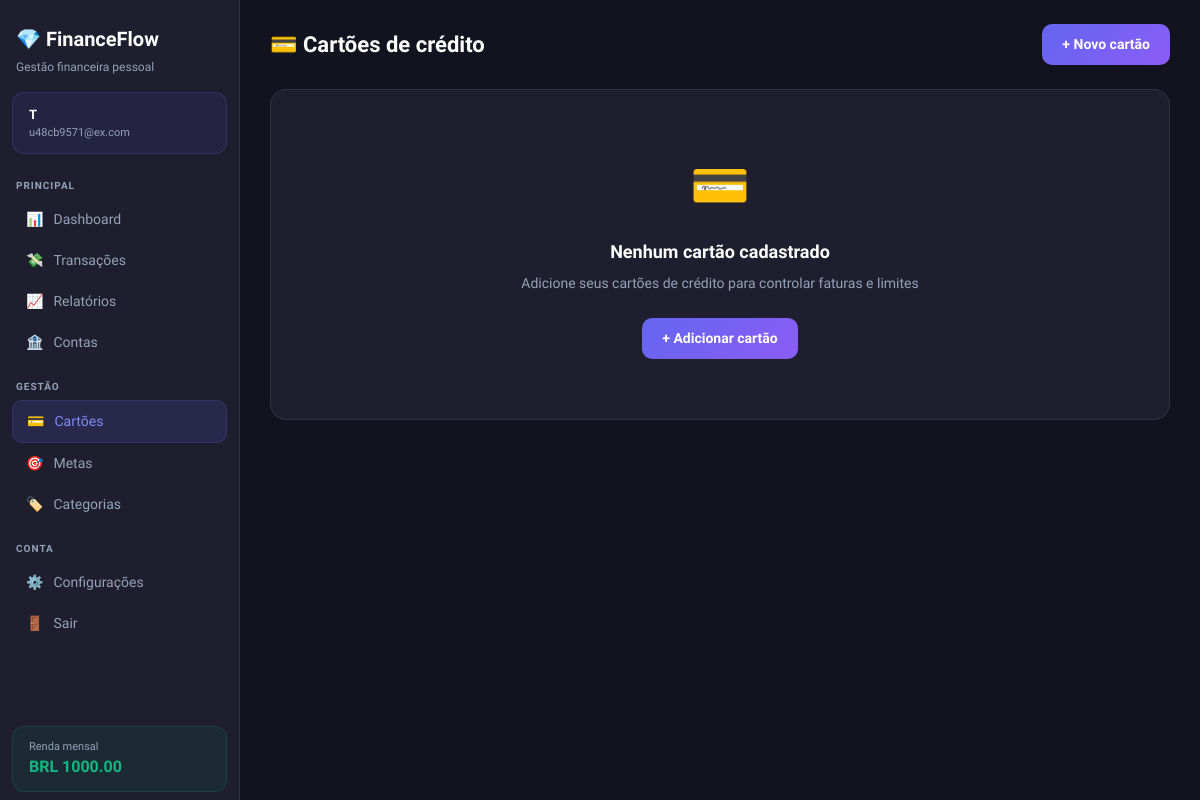
Screenshot of /cards (signed in) with the database file from the repository.
### app/models/user.py (models this page shows)
class User(Base):
    __tablename__ = "users"
    id = Column(Integer, primary_key=True, index=True)
    name = Column(String(100), nullable=False)
    email = Column(String(150), unique=True, index=True, nullable=False)
    hashed_password = Column(String(255), nullable=False)
    is_active = Column(Boolean, default=True)
    currency = Column(String(10), default="BRL")
    monthly_income = Column(Float, default=0.0)
    alert_threshold = Column(Float, default=80.0)  # % of budget
    created_at = Column(DateTime, default=datetime.utcnow)
    transactions = relationship("Transaction", back_populates="user", cascade="all, delete-orphan")
    categories = relationship("Category", back_populates="user", cascade="all, delete-orphan")
    credit_cards = relationship("CreditCard", back_populates="user", cascade="all, delete-orphan")
    goals = relationship("FinancialGoal", back_populates="user", cascade="all, delete-orphan")
    alerts = relationship("Alert", back_populates="user", cascade="all, delete-orphan")
    accounts = relationship("Account", back_populates="user", cascade="all, delete-orphan")
    transfers = relationship("Transfer", back_populates="user", cascade="all, delete-orphan")

### app/routes/cards.py (the view)
@router.get("", response_class=HTMLResponse)
def list_cards(request: Request, db: Session = Depends(get_db)):
    user = get_current_user_from_cookie(request, db)
    if not user:
        return RedirectResponse("/auth/login", status_code=302)
    cards = get_cards(db, user.id)
    cards_usage = [get_card_usage(db, c.id, user.id) for c in cards]
    return templates.TemplateResponse("cards/list.html", {
        "request": request,
        "user": user,
        "cards_usage": cards_usage,
    })

### templates/cards/list.html (shortened to what this page needs)
{% extends "base.html" %}
{% block content %}
<div style="max-width:900px;margin:0 auto;">
  <div style="display:flex;align-items:center;justify-content:space-between;margin-bottom:24px;flex-wrap:wrap;gap:12px;">
    <h1 style="font-size:22px;font-weight:800;color:white;">💳 Cartões de crédito</h1>
    <a href="/cards/new" class="btn-primary">+ Novo cartão</a>
  </div>
  {% if cards_usage %}
  <div style="display:grid;grid-template-columns:repeat(auto-fit,minmax(300px,1fr));gap:20px;">
    {% for cu in cards_usage %}
    {% if cu and cu.card %}
    <div class="card" style="padding:0;overflow:hidden;">
      <div style="background:linear-gradient(135deg, {{ cu.card.color }}, {{ cu.card.color }}88);padding:24px;position:relative;min-height:140px;">
        <div style="position:absolute;top:16px;right:16px;opacity:0.3;font-size:60px;line-height:1;">💳</div>
        <div style="font-size:13px;color:rgba(255,255,255,0.7);font-weight:600;letter-spacing:0.05em;margin-bottom:12px;">CARTÃO DE CRÉDITO</div>
        <div style="font-size:18px;font-weight:800;color:white;margin-bottom:4px;">{{ cu.card.name }}</div>
        {% if cu.card.last_four %}
        <div style="font-size:14px;color:rgba(255,255,255,0.7);letter-spacing:0.15em;">•••• •••• •••• {{ cu.card.last_four }}</div>
        {% endif %}
        <div style="position:absolute;bottom:16px;right:20px;text-align:right;">
          <div style="font-size:11px;color:rgba(255,255,255,0.6);">Fecha dia {{ cu.card.closing_day }} | Vence dia {{ cu.card.due_day }}</div>
        </div>
      </div>
      <div style="padding:20px;">
        <div style="display:grid;grid-template-columns:1fr 1fr 1fr;gap:12px;margin-bottom:16px;">
          <div>
            <div style="font-size:11px;color:#94a3b8;margin-bottom:3px;">Limite</div>
            <div style="font-size:14px;font-weight:700;color:white;">R$ {{ "%.2f"|format(cu.card.limit) }}</div>
          </div>
          <div>
            <div style="font-size:11px;color:#94a3b8;margin-bottom:3px;">Usado</div>
            <div style="font-size:14px;font-weight:700;color:#ef4444;">R$ {{ "%.2f"|format(cu.used) }}</div>
          </div>
          <div>
            <div style="font-size:11px;color:#94a3b8;margin-bottom:3px;">Disponível</div>
            <div style="font-size:14px;font-weight:700;color:#10b981;">R$ {{ "%.2f"|format(cu.available) }}</div>
          </div>
        </div>
        <div style="margin-bottom:8px;">
          <div style="display:flex;justify-content:space-between;margin-bottom:6px;">
            <span style="font-size:12px;color:#94a3b8;">Utilização</span>
            <span style="font-size:12px;font-weight:600;color:{{ '#ef4444' if cu.percent > 80 else '#f59e0b' if cu.percent > 60 else '#10b981' }};">{{ cu.percent }}%</span>
          </div>
          <div class="progress-bar">
            <div class="progress-fill" style="width:{{ [cu.percent, 100]|min }}%;background:{{ '#ef4444' if cu.percent > 80 else '#f59e0b' if cu.percent > 60 else cu.card.color }};"></div>
          </div>
        </div>
        <div style="display:flex;gap:8px;margin-top:16px;">
          <a href="/cards/{{ cu.card.id }}" class="btn-ghost" style="flex:1;text-align:center;font-size:13px;text-decoration:none;">Ver fatura</a>
          <form method="post" action="/cards/{{ cu.card.id }}/delete" onsubmit="return confirm('Arquivar cartão?')" style="flex:1;">
            <button type="submit" class="btn-danger" style="width:100%;font-size:13px;">Arquivar</button>
          </form>
        </div>
      </div>
    </div>
    {% endif %}
    {% endfor %}
  </div>
  {% else %}
  <div class="card" style="padding:60px;text-align:center;">
    <div style="font-size:48px;margin-bottom:16px;">💳</div>
    <div style="font-size:18px;font-weight:700;color:white;margin-bottom:8px;">Nenhum cartão cadastrado</div>
    <div style="font-size:14px;color:#94a3b8;margin-bottom:24px;">Adicione seus cartões de crédito para controlar faturas e limites</div>
    <a href="/cards/new" class="btn-primary">+ Adicionar cartão</a>
  </div>
  {% endif %}
</div>
{% endblock %}

### templates/base.html (shortened to what this page needs)
<!DOCTYPE html>
<html lang="pt-BR" class="h-full">
<head>
  <script src="https://cdn.tailwindcss.com"></script>
</head>
<body class="h-full">
<aside class="sidebar" id="sidebar">
  <div style="padding: 24px 16px 16px;">
    <div style="font-size:20px;font-weight:800;color:white;margin-bottom:4px;">💎 FinanceFlow</div>
    <div style="font-size:12px;color:var(--text-muted);">Gestão financeira pessoal</div>
  </div>
  {% if user %}
  <div style="padding:12px 16px;margin:0 12px 8px;background:rgba(99,102,241,0.1);border:1px solid rgba(99,102,241,0.2);border-radius:12px;">
    <div style="font-size:13px;font-weight:600;color:white;">{{ user.name }}</div>
    <div style="font-size:11px;color:var(--text-muted);">{{ user.email }}</div>
  </div>
  {% endif %}
  <nav style="padding: 8px 12px; flex: 1;">
    <div style="font-size:10px;font-weight:700;color:var(--text-muted);letter-spacing:0.1em;padding:8px 4px 6px;text-transform:uppercase;">Principal</div>
    <a href="/dashboard" class="nav-link {% if request.url.path == '/dashboard' %}active{% endif %}">
      <span>📊</span> Dashboard
    </a>
    <a href="/transactions" class="nav-link {% if '/transactions' in request.url.path %}active{% endif %}">
      <span>💸</span> Transações
    </a>
    <a href="/reports" class="nav-link {% if '/reports' in request.url.path %}active{% endif %}">
      <span>📈</span> Relatórios
    </a>
    <a href="/accounts" class="nav-link {% if '/accounts' in request.url.path %}active{% endif %}">
      <span>🏦</span> Contas
    </a>
    <div style="font-size:10px;font-weight:700;color:var(--text-muted);letter-spacing:0.1em;padding:16px 4px 6px;text-transform:uppercase;">Gestão</div>
    <a href="/cards" class="nav-link {% if '/cards' in request.url.path %}active{% endif %}">
      <span>💳</span> Cartões
    </a>
    <a href="/goals" class="nav-link {% if '/goals' in request.url.path %}active{% endif %}">
      <span>🎯</span> Metas
    </a>
    <a href="/categories" class="nav-link {% if '/categories' in request.url.path %}active{% endif %}">
      <span>🏷️</span> Categorias
    </a>
    <div style="font-size:10px;font-weight:700;color:var(--text-muted);letter-spacing:0.1em;padding:16px 4px 6px;text-transform:uppercase;">Conta</div>
    <a href="/settings" class="nav-link {% if '/settings' in request.url.path %}active{% endif %}">
      <span>⚙️</span> Configurações
    </a>
    <a href="/auth/logout" class="nav-link">
      <span>🚪</span> Sair
    </a>
  </nav>
  <div style="padding:12px 16px;margin:8px 12px;background:rgba(16,185,129,0.08);border:1px solid rgba(16,185,129,0.15);border-radius:12px;">
    <div style="font-size:11px;color:var(--text-muted);">Renda mensal</div>
    <div style="font-size:16px;font-weight:700;color:#10b981;">{{ user.currency if user else 'R$' }} {{ "%.2f"|format(user.monthly_income) if user else '0,00' }}</div>
  </div>
</aside>
<main class="main-content">
  <div class="animate-in">
    {% block content %}{% endblock %}
  </div>
</main>
</body>
</html>

### templates/base.html (style rules this page uses)
* { font-family: 'Plus Jakarta Sans', sans-serif; }
:root { --primary: #6366f1; --primary-dark: #4f46e5; --success: #10b981; --danger: #ef4444; --warning: #f59e0b; --surface: #1e1e2e; --surface2: #2a2a3e; --surface3: #313148; --text: #e2e8f0; --text-muted: #94a3b8; --border: rgba(255,255,255,0.08); }
body { background: #13131f; color: var(--text); }
.card { background: var(--surface); border: 1px solid var(--border); border-radius: 16px; }
.btn-primary { background: linear-gradient(135deg, #6366f1, #8b5cf6); color: white; padding: 10px 20px; border-radius: 10px; font-weight: 600; font-size: 14px; transition: all 0.2s; cursor: pointer; border: none; display: inline-flex; align-items: center; gap: 6px; }
.nav-link { display: flex; align-items: center; gap: 10px; padding: 10px 14px; border-radius: 10px; color: var(--text-muted); font-size: 14px; font-weight: 500; text-decoration: none; transition: all 0.2s; }
.nav-link.active { background: rgba(99,102,241,0.15); color: #818cf8; border: 1px solid rgba(99,102,241,0.2); }
.sidebar { width: 240px; min-height: 100vh; background: var(--surface); border-right: 1px solid var(--border); position: fixed; top: 0; left: 0; z-index: 40; display: flex; flex-direction: column; transition: transform 0.3s; }
.main-content { margin-left: 240px; min-height: 100vh; padding: 24px; }
.animate-in { animation: slideIn 0.3s ease; }

### rows the page displays
User: name "T", email "u48cb9571@ex.com", currency "BRL", monthly_income "1000.00"
